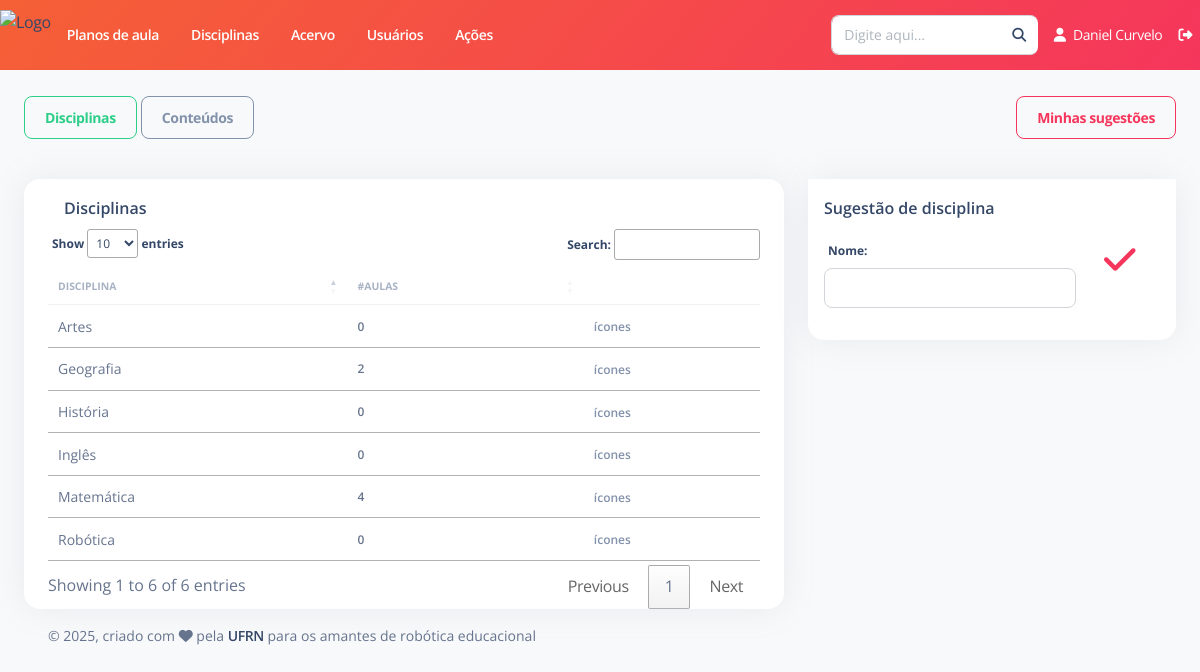
/disciplina/listar/ (signed in), run on the app's committed database.
### Disciplina/models.py (models this page shows)
class Disciplina(models.Model):
    nome = models.CharField(max_length=200, verbose_name="Nome")
    status = models.CharField(max_length=7, choices=STATUS, default='Ativo')
    def __str__(self):
        return self.nome
    class Meta:
        ordering = ['nome']
        verbose_name = "Disciplina"
        verbose_name_plural = "Disciplinas"

### Disciplina/views.py (the view)
# urls.py: path('listar/', views.ListarTodasAcoes.as_view(), name='listar'),
@login_required
def listar(request):
    planos_aula = PlanoAula.objects.filter(status=True)
    disciplinas = Disciplina.objects.filter(status="Ativo")
    conteudos = Conteudo.objects.filter(status="Ativo")
    informacoes = {
        'lista_disciplinas': encontrar_planos_aula_disciplina(planos_aula, list(disciplinas)),
        'lista_conteudos': conteudos,
    }
    return render(request, "Disciplina/listar.html", informacoes)

### rap/views.py (called while the page is built)
def encontrar_planos_aula_disciplina(planos_aula, disciplinas):
    inf_disciplinas = []
    for disciplina in disciplinas:
        informacoes = []
        informacoes.append(disciplina)
        informacoes.append(0)
        inf_disciplinas.append(informacoes)
    for plano_aula in planos_aula:
        disciplinas_pa = []
        for conteudo in plano_aula.conteudos.all():
            if conteudo.disciplina not in disciplinas_pa:
                disciplinas_pa.append(conteudo.disciplina)
        for disciplina in disciplinas_pa:
            indice = disciplinas.index(disciplina)
            inf_disciplinas[indice][1] += 1
    return inf_disciplinas

### templates/Disciplina/listar.html (shortened to what this page needs)
{% extends "Base/base.html" %}
{% load static %}
{% block conteudo %}
<br>
<div class="d-flex justify-content-between">
  <div>
    <button id="btn_disciplina" class="btn btn-outline-success" onclick="mostrar_disciplinas()">Disciplinas</button>
    <button id="btn_conteudo" class="btn btn-outline-secondary" onclick="mostrar_conteudos()">Conteúdos</button>
  </div>
  <div>
    <a href="{% url 'disciplina:listar_sugestoes_usuario' pk=user.id %}" class="btn btn-outline-danger">Minhas sugestões</a>
  </div>
</div>
<div id="div_disciplina">
<div class="row mt-4">
  <div class="col-lg-8 col-md-12 mb-lg-0 mb-4">
    <div class="card container">
      <div class="card-header pb-0 p-3">
        <div class="d-flex justify-content-between">
          <h6 class="mb-2">Disciplinas</h6>
        </div>
      </div>
      <div class="table-responsive">
          <table id="tabela_disciplinas" class="table align-items-center" cellspacing="0">
            <thead>
              <tr>
                <th class="text-uppercase text-secondary text-xxs font-weight-bolder opacity-7">Disciplina</th>
                <th class="text-uppercase text-secondary text-xxs font-weight-bolder opacity-7">#Aulas</th>
                <th class="text-uppercase text-secondary text-xxs font-weight-bolder opacity-7"></th>
              </tr>
            </thead>
            <tbody>
                {% for disciplina in lista_disciplinas %}
                    <tr>
                        <td><p class="text-sm mb-0">{{disciplina.0.nome}}</p></td>
                        <td><p class="text-xs font-weight-bold mb-0">{{disciplina.1}}</p></td>
                        <td><span class="text-secondary text-xs font-weight-bold">ícones</span></td>
                    </tr>
                {% endfor %}
            </tbody>
          </table>
      </div>
    </div>
  </div>
  <div class="col-lg-4 mb-lg-0 mb-4">
    <div class="card">
      <form id="form_disciplina">
        <div class="card-header pb-0 p-3">
          <h6 class="mb-0">Sugestão de disciplina</h6>
        </div>
        <div class="card-body p-3">
          <div class="d-flex justify-content-between">
            <div class="col-md-9 form-group">
                <label for="example-text-input" class="form-control-label">Nome: </label>
                <input id="disciplina_text" class="form-control" type="text">
            </div>
            <div class="col-md-2">
              <a onclick="sugerir_disciplina()">
                <i class="fa fa-check h2 font-weight-bolder text-danger"></i>
              </a>
            </div>
          </div>
        </div>
      </form>
    </div>
  </div>
</div>
</div>
{% endblock %}

### templates/Base/navbar-horizontal.html (shortened to what this page needs)
{% load static %}
<nav class="navbar navbar-expand-lg px-0 shadow-none bg-gradient-danger" style="height: 70px;">
  <div class="collapse navbar-collapse justify-content-between" id="navbar">
    <ul class="navbar-nav">
      <li class="nav-item d-flex align-items-center h-100">
        <a href="{% url 'home' %}" class="d-flex align-items-center" style="height: 50px;">
          <img src="{% static 'assets/img/LogoRAP-transparente.png' %}"
               style="height: 100%; width: auto; display: block;"
               alt="Logo">
        </a>
      </li>
      <li class="nav-item px-3 d-flex align-items-center">
        <a href="{% url 'plano_aula:listar' %}" class="nav-link font-weight-bold px-0 text-white">
          Planos de aula
        </a>
      </li>
      <li class="nav-item px-3 d-flex align-items-center">
        <a href="{% url 'disciplina:listar' %}" class="nav-link font-weight-bold px-0 text-white">
          Disciplinas
        </a>
      </li>
      <li class="nav-item px-3 d-flex align-items-center">
        <a href="{% url 'acervo:acervo' %}" class="nav-link font-weight-bold px-0 text-white">
          Acervo
        </a>
      </li>
      <li class="nav-item px-3 d-flex align-items-center">
        <a href="" class="nav-link font-weight-bold px-0 text-white">
          Usuários
        </a>
      </li>
      <li class="nav-item px-3 d-flex align-items-center">
        <a href="{% url 'acoes:listar' %}" class="nav-link font-weight-bold px-0 text-white">
          Ações
        </a>
      </li>
    </ul>
    <ul class="navbar-nav align-items-center">
      <li class="nav-item me-2">
        <div class="input-group">
          <input type="text" class="form-control" placeholder="Digite aqui...">
          <span class="input-group-text"><a href=""><i class="fa fa-search"></i></a></span>
        </div>
      </li>
      <li class="nav-item">
        <a href="#" class="nav-link text-white">
          <i class="fa fa-user me-1"></i> {{ user.first_name }} {{ user.last_name }}
        </a>
      </li>
      <li class="nav-item">
        <a href="{% url 'usuario:logout' %}" class="nav-link text-white">
          <i class="fa fa-sign-out-alt"></i>
        </a>
      </li>
    </ul>
  </div>
</nav>

### data on the page
Disciplina: nome "Artes", disciplina "0"
Disciplina: nome "Geografia", disciplina "2"
Disciplina: nome "História", disciplina "0"
Disciplina: nome "Inglês", disciplina "0"
Disciplina: nome "Matemática", id "4"
Disciplina: nome "Robótica", disciplina "0"

### other printed values
{{ user.first_name }} "Daniel"
{{ user.last_name }} "Curvelo"
